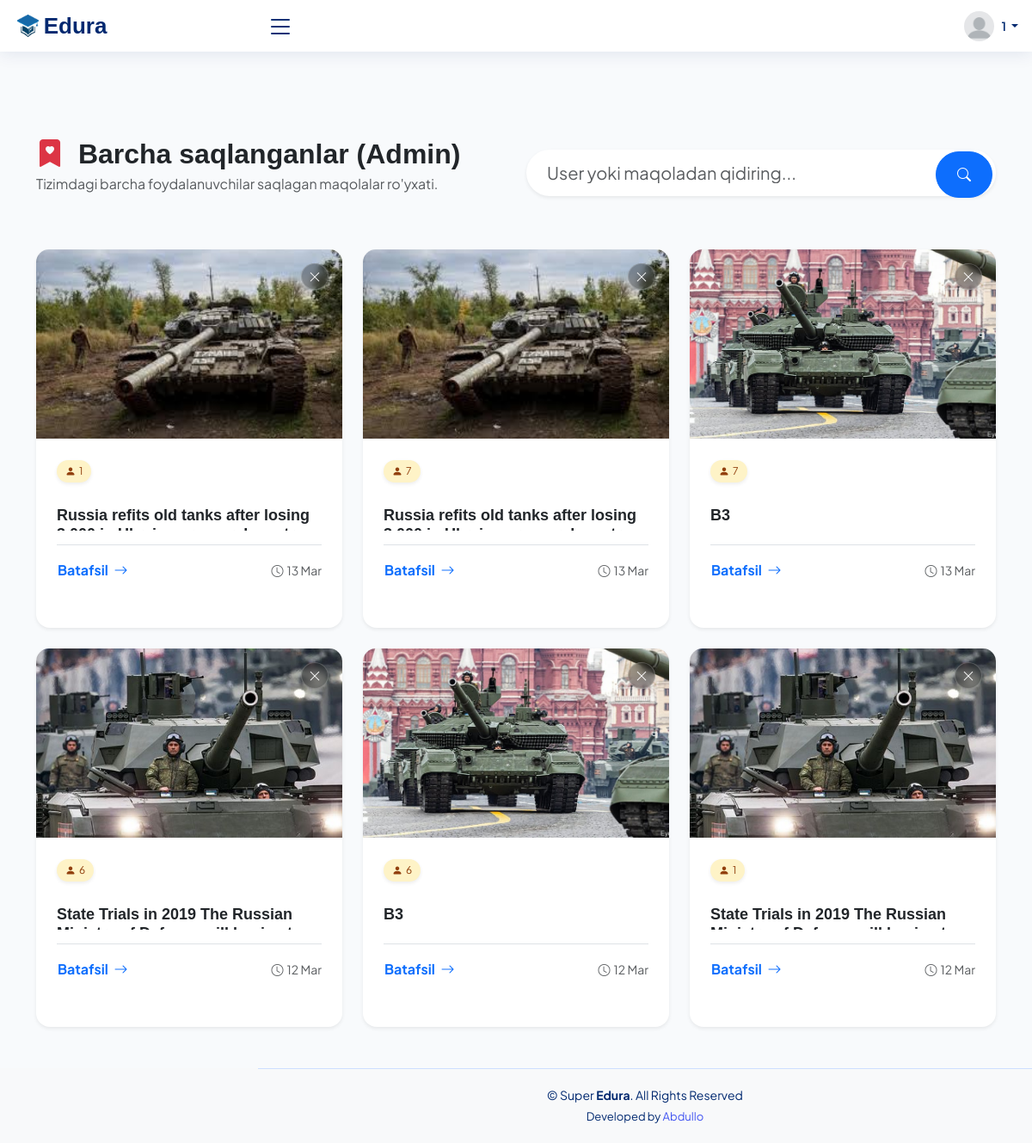
The app's page /profile/saved/ (signed in) with its own data.
### student_management/models.py (models this page shows, shortened)
class Bookmark(models.Model):
    user = models.ForeignKey(User, on_delete=models.CASCADE)
    news = models.ForeignKey(News, on_delete=models.CASCADE)
    created_at = models.DateTimeField(auto_now_add=True)
    class Meta:
        unique_together = ('user', 'news') # Bir kishi bir xil maqolani ikki marta saqlay olmaydi

class News(models.Model):
    title = models.CharField(max_length=255, verbose_name="Sarlavha")
    content = models.TextField(verbose_name="Yangilik matni")
    image = models.ImageField(upload_to='news_images/', blank=True, null=True, verbose_name="Rasm")
    author = models.ForeignKey(User, on_delete=models.CASCADE, verbose_name="Muallif")
    views_count = models.PositiveIntegerField(default=0, verbose_name="Ko'rishlar soni")
    likes = models.ManyToManyField(User, related_name='news_likes', blank=True, verbose_name="Layklar")
    dislikes = models.PositiveIntegerField(default=0)
    favorites = models.ManyToManyField(User, related_name='favorite_news', blank=True)
    created_at = models.DateTimeField(auto_now_add=True)
    updated_at = models.DateTimeField(auto_now=True)
    class Meta:
        verbose_name = "Yangilik"
        verbose_name_plural = "Yangiliklar"

### core/views.py (the view, shortened to what this page needs)
# urls.py: path('profile/saved/', views.saved_news, name='saved_news'),
@login_required
@login_required
def saved_news(request):
    if request.user.is_superuser:
        query = Bookmark.objects.all().select_related('news', 'user').order_by('-created_at')
    else:
        query = Bookmark.objects.filter(user=request.user).select_related('news').order_by('-created_at')
    search_query = request.GET.get('q')
    paginator = Paginator(query, 12)
    page_number = request.GET.get('page')
    page_obj = paginator.get_page(page_number)
    return render(request, 'main/saved_news.html', {
        'bookmarks': page_obj,
        'total_count': query.count(),
        'search_query': search_query
    })

### core/context_processors.py (called while the page is built)
def unread_messages_data(request):
    if request.user.is_authenticated and request.user.is_superuser:
        unread_qs = ContactMessage.objects.filter(is_read=False).order_by('-created_at')
        return {
            'unread_count': unread_qs.count(),        # Jami soni: {{ unread_count }}
            'unread_msgs_list': unread_qs[:5]         # Oxirgi 5 tasi: {% for msg in unread_msgs_list %}
        }
    return {
        'unread_count': 0,
        'unread_msgs_list': []
    }

### core/templates/main/saved_news.html (shortened to what this page needs)
{% extends 'main/base.html' %}
{% block content %}
<div class="saved-container">
    <div class="container py-5" style="padding-top: 100px !important;">
        <div class="row mb-5 align-items-center">
            <div class="col-md-6">
                <h2 class="fw-bold text-dark mb-1">
                    <i class="bi bi-bookmark-heart-fill text-danger me-2"></i>
                    {% if user.is_superuser %}Barcha saqlanganlar (Admin){% else %}Saqlanganlar{% endif %}
                </h2>
                <p class="text-muted">
                    {% if user.is_superuser %}
                        Tizimdagi barcha foydalanuvchilar saqlagan maqolalar ro'yxati.
                    {% else %}
                        Siz tanlagan va saqlab qo'yilgan eng qiziqarli maqolalar.
                    {% endif %}
                </p>
            </div>
            <div class="col-md-6">
                <form method="GET" class="position-relative">
                    <input type="text" name="q" class="form-control form-control-lg border-0 shadow-sm ps-4 rounded-pill"
                           placeholder="{% if user.is_superuser %}User yoki maqoladan qidiring...{% else %}Maqolalardan qidirish...{% endif %}"
                           value="{{ search_query|default:'' }}">
                    <button class="btn btn-primary position-absolute end-0 top-0 h-100 rounded-pill px-4 me-1" type="submit" style="margin: 2px;">
                        <i class="bi bi-search"></i>
                    </button>
                </form>
            </div>
        </div>
        <div class="row g-4">
            {% for bookmark in bookmarks %}
            <div class="col-md-6 col-lg-4">
                <div class="card h-100 border-0 shadow-sm rounded-4 hover-lift transition-all bg-white">
                    <div class="card-img-wrapper">
                        {% if bookmark.news.image %}
                            <img src="{{ bookmark.news.image.url }}" class="card-img-top" style="height: 220px; object-fit: cover;">
                        {% else %}
                            <div class="bg-light d-flex align-items-center justify-content-center" style="height: 220px;">
                                <i class="bi bi-image text-muted fs-1"></i>
                            </div>
                        {% endif %}
                        <a href="{% url 'core:toggle_bookmark' bookmark.news.id %}"
                           class="position-absolute top-0 end-0 m-3 btn btn-blur btn-sm rounded-circle shadow-sm"
                           title="O'chirish">
                            <i class="bi bi-x-lg"></i>
                        </a>
                    </div>
                    <div class="card-body p-4">
                        {% if user.is_superuser %}
                            <div class="mb-2">
                                <span class="user-badge shadow-sm">
                                    <i class="bi bi-person-fill me-1"></i> {{ bookmark.user.username }}
                                </span>
                            </div>
                        {% else %}
                            <div class="mb-2">
                                <span class="badge bg-soft-primary text-primary rounded-pill px-3 py-2" style="font-size: 0.7rem; background: #eef2ff;">Saqlangan</span>
                            </div>
                        {% endif %}
                        <h5 class="card-title fw-bold mb-3 text-dark line-clamp-2" style="height: 3rem; overflow: hidden;">
                            {{ bookmark.news.title }}
                        </h5>
                        <div class="d-flex justify-content-between align-items-center pt-3 border-top">
                            <a href="{% url 'core:news_detail' bookmark.news.id %}" class="btn btn-link p-0 text-decoration-none fw-bold">
                                Batafsil <i class="bi bi-arrow-right ms-1"></i>
                            </a>
                            <span class="text-muted small">
                                <i class="bi bi-clock me-1"></i>{{ bookmark.created_at|date:"d M" }}
                            </span>
                        </div>
                    </div>
                </div>
            </div>
            {% endfor %}
        </div>
    </div>
</div>
{% endblock %}

### core/templates/main/base.html (shortened to what this page needs)
{% load static %}
<!DOCTYPE html>
<html lang="uz">
<head>
    <link href="{% static 'vendor/bootstrap/css/bootstrap.min.css' %}" rel="stylesheet">
    <link href="{% static 'vendor/bootstrap-icons/bootstrap-icons.css' %}" rel="stylesheet">
    <link href="{% static 'vendor/boxicons/css/boxicons.min.css' %}" rel="stylesheet">
    <link href="{% static 'vendor/quill/quill.snow.css' %}" rel="stylesheet">
    <link href="{% static 'vendor/remixicon/remixicon.css' %}" rel="stylesheet">
    <link href="https://cdn.jsdelivr.net/npm/sweetalert2@11/dist/sweetalert2.min.css" rel="stylesheet">
    <link href="{% static 'css/style.css' %}" rel="stylesheet">
</head>
<body>
    {% include 'includes/header.html' %}
    <main id="main" class="main">
        {% block content %}{% endblock %}
    </main>
    {% include 'includes/footer.html' %}
</body>
</html>

### core/templates/includes/header.html (shortened to what this page needs)
{% load static %}
<header id="header" class="header fixed-top d-flex align-items-center">
  <div class="d-flex align-items-center justify-content-between">
    <a href="{% url 'core:dashboard' %}" class="logo d-flex align-items-center">
      <img src="{% static 'img/logo.png' %}" alt="Logo">
      <span class="d-none d-lg-block">Edura</span>
    </a>
    <i class="bi bi-list toggle-sidebar-btn"></i>
  </div>
  <nav class="header-nav ms-auto">
    <ul class="d-flex align-items-center">
      <li class="nav-item dropdown pe-3">
        <a class="nav-link nav-profile d-flex align-items-center pe-0" href="#" data-bs-toggle="dropdown">
          {% if user.student_profile.photo %}
            <img src="{{ user.student_profile.photo.url }}" alt="Profile" class="rounded-circle" style="width: 35px; height: 35px; object-fit: cover;">
          {% else %}
            <img src="{% static 'img/profile-img.png' %}" alt="Default Profile" class="rounded-circle" style="width: 35px; height: 35px; object-fit: cover;">
          {% endif %}
          <span class="d-none d-md-block dropdown-toggle ps-2">
            {{ user.first_name|default:user.username }}
          </span>
        </a>
      </li>
    </ul>
  </nav>
</header>

### core/templates/includes/sidebar.html (shortened to what this page needs)
{% load static %}

### core/templates/includes/footer.html
{% load static %}
<footer id="footer" class="footer">
  <div class="copyright">
    &copy; Super <strong><span>Edura</span></strong>. All Rights Reserved
  </div>
  <div class="credits">
    Developed by <a href="#">Abdullo </a>
  </div>
</footer>

### core/static/css/style.css (style rules this page uses)
:root { scroll-behavior: smooth; }
body { font-family: "Open Sans", sans-serif; background: #f6f9ff; color: #444444; }
a { color: #4154f1; text-decoration: none; }
h1, h2, h3, h4, h5, h6 { font-family: "Nunito", sans-serif; }
#main { margin-top: 60px; padding: 20px 30px; transition: all 0.3s; }
.card { margin-bottom: 30px; border: none; border-radius: 5px; box-shadow: 0px 0 30px rgba(1, 41, 112, 0.1); }
.card-title { padding: 20px 0 15px 0; font-size: 18px; font-weight: 500; color: #012970; font-family: "Poppins", sans-serif; }
.card-body { padding: 0 20px 20px 20px; }
.logo { line-height: 1; }
@media (min-width: 1200px) { .logo { width: 280px; } }
.logo img { max-height: 26px; margin-right: 6px; }
.logo span { font-size: 26px; font-weight: 700; color: #012970; font-family: "Nunito", sans-serif; }
.header { transition: all 0.5s; z-index: 997; height: 60px; box-shadow: 0px 2px 20px rgba(1, 41, 112, 0.1); background-color: #fff; padding-left: 20px; }
.header .toggle-sidebar-btn { font-size: 32px; padding-left: 10px; cursor: pointer; color: #012970; }
.header-nav ul { list-style: none; }
.header-nav>ul { margin: 0; padding: 0; }
.header-nav .nav-profile { color: #012970; }
.header-nav .nav-profile img { max-height: 36px; }
.header-nav .nav-profile span { font-size: 14px; font-weight: 600; }
@media (min-width: 1200px) { #main, #footer { margin-left: 300px; } }
.footer { padding: 20px 0; font-size: 14px; transition: all 0.3s; border-top: 1px solid #cddfff; }
.footer .copyright { text-align: center; color: #012970; }
.footer .credits { padding-top: 5px; text-align: center; font-size: 13px; color: #012970; }

### core/templates/main/base.html (style rules this page uses)
:root { --edura-primary: #4361ee; --edura-secondary: #3f37c9; --edura-success: #4cc9f0; --edura-danger: #f72585; --glass-bg: rgba(255, 255, 255, 0.95); }
body { font-family: 'Plus Jakarta Sans', sans-serif; background-color: #f8f9fa; color: #2d3436; }
.form-control, .form-select { border-radius: 12px; padding: 0.75rem 1rem; border: 1px solid #e0e0e0; transition: all 0.3s ease; }

### core/templates/main/saved_news.html (style rules this page uses)
#main, .main-content { margin-left: 0 !important; padding: 0 !important; width: 100% !important; transition: none !important; }
.saved-container { background-color: #f8fafc; min-height: 100vh; }
.card-img-wrapper { position: relative; overflow: hidden; border-radius: 15px 15px 0 0; }
.btn-blur { background: rgba(0, 0, 0, 0.3); backdrop-filter: blur(5px); border: 1px solid rgba(255, 255, 255, 0.2); color: white; }
.line-clamp-2 { display: -webkit-box; -webkit-line-clamp: 2; -webkit-box-orient: vertical; overflow: hidden; }
.user-badge { background-color: #fef3c7; color: #92400e; font-size: 0.75rem; padding: 4px 10px; border-radius: 50px; display: inline-flex; align-items: center; }

### records on screen
Bookmark: news.image (picture), user.username "1", news "Russia refits old tanks after…", created_at "13 Mar"
Bookmark: news.image (picture), user.username "7", news "Russia refits old tanks after…", created_at "13 Mar"
Bookmark: news.image (picture), user.username "7", news "B3", created_at "13 Mar"
Bookmark: news.image (picture), user.username "6", news "State Trials in 2019 The…", created_at "12 Mar"
Bookmark: news.image (picture), user.username "6", news "B3", created_at "12 Mar"
Bookmark: news.image (picture), user.username "1", news "State Trials in 2019 The…", created_at "12 Mar"

### other values on screen
{{ user.first_name|default:user.username }} "1"
